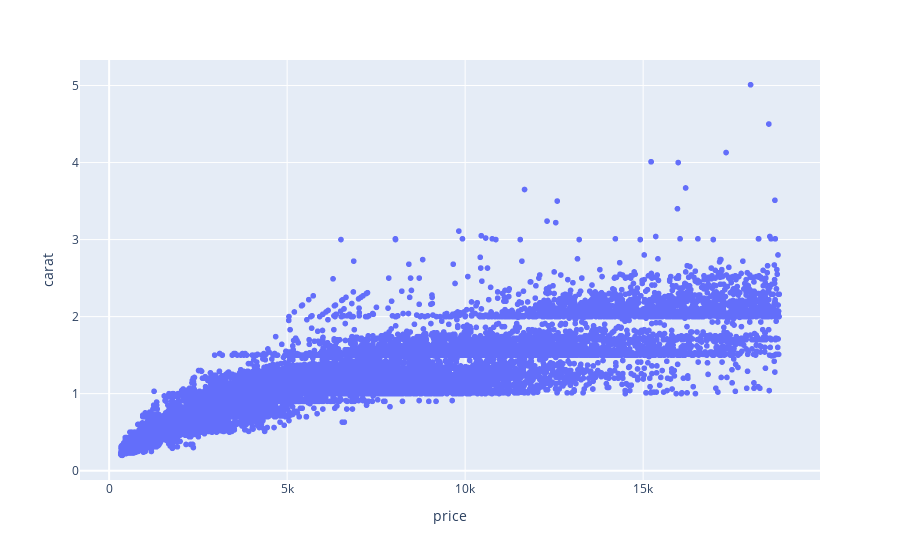

Source (notebook cell):
### Code cell
# Measure Plotly
fig = px.scatter(data_frame=diamonds, x="price", y="carat")

fig.show()

### Figure 1 — Plotly figure (JSON) as saved in the notebook; plotly's stock layout.template omitted (floating-point values rounded to 4 significant figures; data arrays with more than 128 entries replaced by an {"elided": "..."} marker saying what was removed)
{"data": [{"hovertemplate": "price=%{x}<br>carat=%{y}<extra></extra>", "legendgroup": "", "marker": {"color": "#636efa", "symbol": "circle"}, "mode": "markers", "name": "", "showlegend": false, "type": "scattergl", "x": {"elided": "53940 int values"}, "xaxis": "x", "y": {"elided": "53940 float values"}, "yaxis": "y"}], "layout": {"legend": {"tracegroupgap": 0}, "margin": {"t": 60}, "xaxis": {"anchor": "y", "domain": [0, 1], "title": {"text": "price"}}, "yaxis": {"anchor": "x", "domain": [0, 1], "title": {"text": "carat"}}}}
